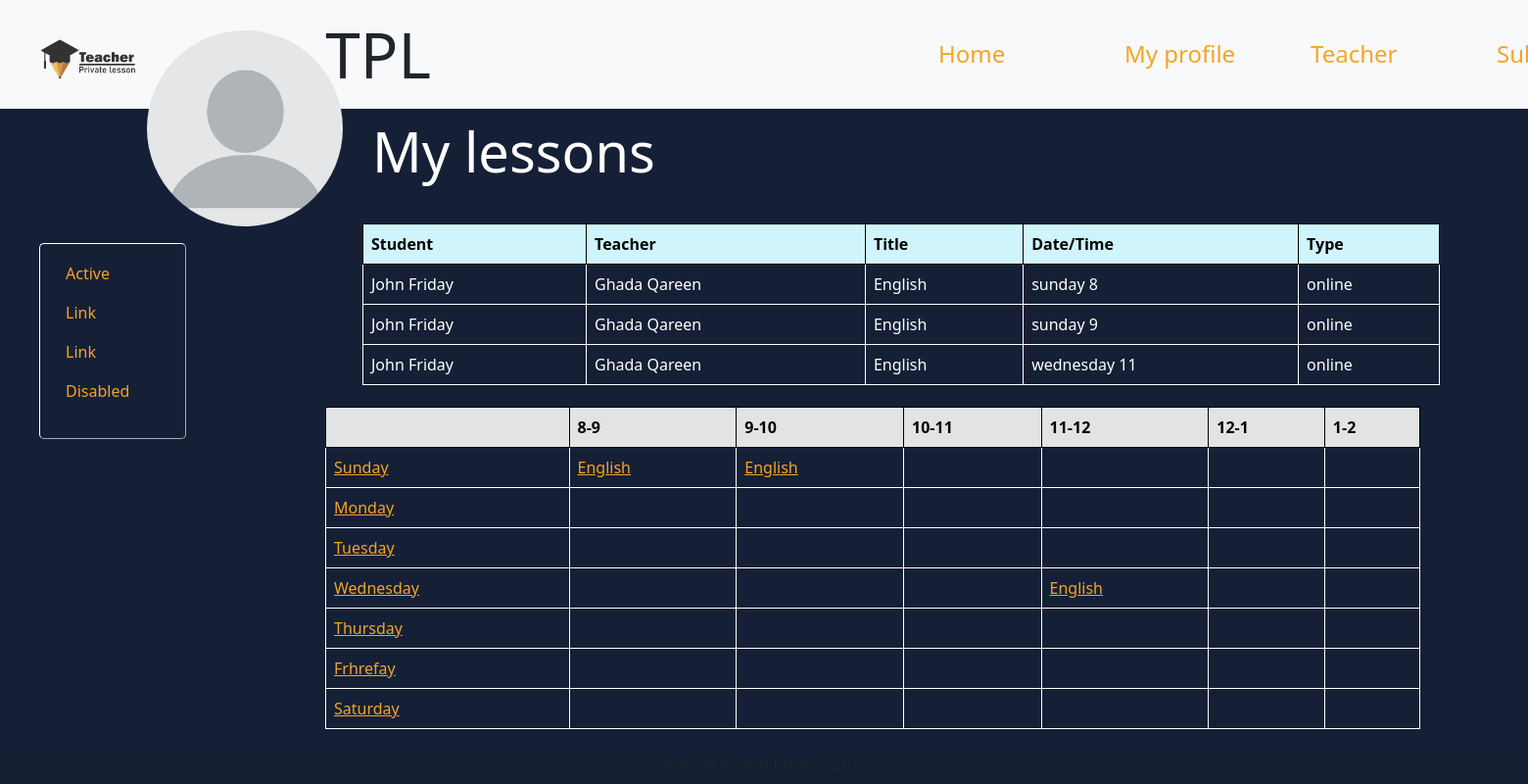
/home/teacher-profile/3 (signed in), run on the app's committed database.
### TPL_app/models.py (models this page shows)
class Lesson(models.Model):
    title = models.CharField(max_length=255)
    description = models.TextField()
    max_students = models.IntegerField()
    price = models.IntegerField()
    style = models.CharField(max_length=255, null=True)
    child = models.ForeignKey(
        Child, on_delete=models.CASCADE, blank=True, null=True)
    day = models.CharField(max_length=255, null=True)
    time = models.CharField(max_length=255, null=True)
    teacher = models.ForeignKey(Teacher, on_delete=models.CASCADE)
    created_at = models.DateTimeField(auto_now_add=True)
    updated_at = models.DateTimeField(auto_now=True)

class Child(models.Model):
    first_name = models.CharField(max_length=255)
    last_name = models.CharField(max_length=255)
    age = models.IntegerField()
    grade = models.IntegerField()
    gender = models.CharField(max_length=6)
    parent = models.ForeignKey(
        Parent, related_name="children", on_delete=models.CASCADE)
    lessons = models.ManyToManyField(
        Teacher, through="Lesson", related_name="lessons")
    created_at = models.DateTimeField(auto_now_add=True)
    updated_at = models.DateTimeField(auto_now=True)

class Teacher(models.Model):
    first_name = models.CharField(max_length=255)
    last_name = models.CharField(max_length=255)
    occupation = models.CharField(max_length=255)
    specialization = models.CharField(max_length=255)
    education = models.CharField(max_length=255)
    email = models.CharField(max_length=255, null=True)
    password = models.CharField(max_length=255, null=True)
    created_at = models.DateTimeField(auto_now_add=True)
    updated_at = models.DateTimeField(auto_now=True)

### TPL_app/views.py (the view)
# urls.py: path('teacher-profile/<int:id>', views.teacher_profile),
def teacher_profile(request, id):
    teacher = Teacher.objects.get(id=id)
    students = teacher.lessons.all()
    all_lessons_for_each_student = []
    all_teacher_lessons = Lesson.objects.filter(teacher=Teacher.objects.get(id=id))
    for lesson in all_teacher_lessons:
        if lesson.child is None:
            print(lesson.child)
            continue
        print(lesson.child)
        all_lessons_for_each_student.append(lesson)
    print(all_lessons_for_each_student)
    context = {
        "teacher": teacher,
        "students": students,
        "all_teacher_lessons": all_teacher_lessons,
        "all_lessons": all_lessons_for_each_student,
    }
    if request.session['type'] == "parent":
        parent = Parent.objects.get(id=request.session['user_id'])
        children = parent.children.all()
        context['children'] = children
    return render(request, "teacher_profile.html", context)

### TPL_app/templates/teacher_profile.html (shortened to what this page needs)
<!DOCTYPE html>
<html lang="en">
<head>
    {% load static %}
    <link rel="stylesheet" href="{% static 'css/teacher_profile_style.css' %}">
    <link href="https://cdn.jsdelivr.net/npm/bootstrap@5.0.0-beta1/dist/css/bootstrap.min.css" rel="stylesheet">
</head>
<body>
    <nav class="navbar navbar-expand-lg navbar-light bg-light">
        <div class="head">
            <img src="{% static 'images/logo1.png' %}" width="100px">
            <h1 class="display-3" >TPL</h1>
        </div>
        <div class="collapse navbar-collapse" id="navbarSupportedContent">
            <ul class="navbar-nav me-auto mb-2 mb-lg-0">
            <li class="nav-item">
                <a class="nav-link active" href="#">Home</a>
            </li>
            <li class="nav-item">
                <a class="nav-link active" href="#">My profile</a>
            </li>
            <li class="nav-item">
                <a class="nav-link active" href="#">Teacher</a>
            </li>
            <li class="nav-item">
                <a class="nav-link active" href="#">Subjects</a>
            </li>
            </ul>
        </nav>
        <img class ="profile-pic" src="{% static 'images/profile_pic.png' %}" width="200px">
        <h2 class="display-4">My lessons</h2>
        <aside>
        <ul class="nav flex-column">
            <li class="nav-item">
            <a class="nav-link active" href="#">Active</a>
            </li>
            <li class="nav-item">
            <a class="nav-link active" href="#">Link</a>
            </li>
            <li class="nav-item">
            <a class="nav-link active" href="#">Link</a>
            </li>
            <li class="nav-item">
            <a class="nav-link active" href="#">Disabled</a>
            </li>
        </ul>
    </aside>
<main>
    {% if request.session.type == "parent" %}
    <table class="table">
        <thead>
            <tr class="table-info">
                <th>Student</th>
                <th>Teacher</th>
                <th>Title</th>
                <th>Date/Time</th>
                <th>Type</th>
            </tr>
        </thead>
        <tbody>
            {% for lesson in all_lessons %}
            <tr>
                <td>{{lesson.child.first_name}} {{lesson.child.last_name}}</td>
                <td>{{lesson.teacher.first_name}} {{lesson.teacher.last_name}}</td>
                <td>{{lesson.title}}</td>
                <td>{{lesson.day}} {{lesson.time}}</td>
                <td>{{lesson.style}}</td>
            </tr>
            {% endfor %}
        </tbody>
    </table>
</main>
<div class="row">
<div class="schedule col-10">
<table class="table">
    <thead>
        <tr class="table-secondary">
            <th></th>
            <th>8-9</th>
            <th>9-10</th>
            <th>10-11</th>
            <th>11-12</th>
            <th>12-1</th>
            <th>1-2</th>
        </tr>
    </thead>
    <tbody>
        <tr>
            <td><a href="#">Sunday</a></td>
            <td>{% for lesson in all_teacher_lessons %}
                {% if lesson.day == "sunday" %}{% if lesson.time == "8" %}<a href="add-to-lesson/sunday/8/{{teacher.id}}">{{lesson.title}}</a>{% endif %}{% endif %}
                {% endfor %}</td>
            <td>{% for lesson in all_teacher_lessons %}
                {% if lesson.day == "sunday" %}{% if lesson.time == "9" %}<a href="add-to-lesson/sunday/9/{{teacher.id}}">{{lesson.title}}</a>{% endif %}{% endif %}
                {% endfor %}</td>
            <td></td>
            <td></td>
            <td></td>
            <td></td>
        </tr>
        <tr>
            <td><a href="#">Monday</a></td>
            <td></td>
            <td></td>
            <td></td>
            <td></td>
            <td></td>
            <td></td>
        </tr>
        <tr>
            <td><a href="#">Tuesday</a></td>
            <td></td>
            <td></td>
            <td></td>
            <td></td>
            <td></td>
            <td></td>
        </tr>
        <tr>
            <td><a href="#">Wednesday</a></td>
            <td></td>
            <td></td>
            <td></td>
            <td>{% for lesson in all_teacher_lessons %}
                {% if lesson.day == "wednesday" %}{% if lesson.time == "11" %}<a href="add-to-lesson/wednesday/11/{{teacher.id}}">{{lesson.title}}</a>{% endif %}{% endif %}
                {% endfor %}</td>
            <td></td>
            <td></td>
        </tr>
        <tr>
            <td><a href="#">Thursday</a></td>
            <td></td>
            <td></td>
            <td></td>
            <td></td>
            <td></td>
            <td></td>
        </tr>
        <tr>
            <td><a href="#">Frhrefay</a></td>
            <td></td>
            <td></td>
            <td></td>
            <td></td>
            <td></td>
            <td></td>
        </tr>
        <tr>
            <td><a href="#">Saturday</a></td>
            <td></td>
            <td></td>
            <td></td>
            <td></td>
            <td></td>
            <td></td>
        </tr>
    </tbody>
</table>
</div>
</div>
<div class="footer1">
    <footer class="card-header">Teacher lesson Privite - 2020</footer>
</div>
{% endif %}
</body>
</html>

### TPL_app/static/css/teacher_profile_style.css (style rules this page uses)
.head { display: inline-flex; margin: 10px 0 0 40px; width: 400px; align-items: center; }
.head img { display: inline-block; }
h1 { display: inline-block; margin-left: 15px; }
h2 { color: white !important; }
ul { display: inline-block; margin-left: 500px !important; }
.navbar-nav .nav-link { width: 180px !important; margin-left: 10px !important; font-size: x-large; }
.profile-pic { border-radius: 100px; margin: -80px 150px; position: absolute !important; z-index: 1 !important; }
aside { margin: 20px 0 0 40px !important; width: 150px; float: left; }
.flex-column { border: 1px outset white; border-radius: 5px; padding-top: 10px; width: 150px; height: 200px; margin: 0 !important; }
.flex-column li { margin-left: 10px; }
main { display: inline-block; width: 1100px; margin-left: 180px; }
.display-4 { margin: 10px 0 40px 380px; }
.card-header { display: flex; justify-content: center; align-items: center; }
.table tr td { border: 1px solid rgb(255, 255, 255); color: white !important; }
.table thead th { border: 1px solid black; }
.schedule { display: inline-block; width: 1100px; margin: 80px 0 0 130px; }
body { background-color:#152036 !important; }
a { color: rgb(245 164 37) !important; }

### data on the page
Lesson: child.first_name "John", child.last_name "Friday", teacher.first_name "Ghada", teacher.last_name "Qareen", title "English", day "sunday", time "8", style "online"
Lesson: child.first_name "John", child.last_name "Friday", teacher.first_name "Ghada", teacher.last_name "Qareen", title "English", day "sunday", time "9", style "online"
Lesson: child.first_name "John", child.last_name "Friday", teacher.first_name "Ghada", teacher.last_name "Qareen", title "English", day "wednesday", time "11", style "online"
